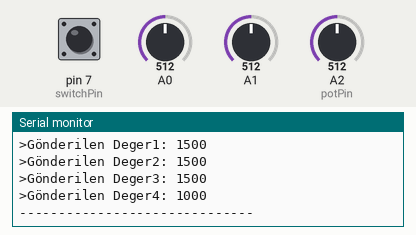
Recording of a sketch running on a simulated Arduino Uno, built with avr-gcc and run on an emulated ATmega328P. Shown: the last lines printed to the serial monitor. The test bench sets the inputs (shaded band); at power-on: A0 = 512, A1 = 512, A2 (potPin) = 512, pin 7 (switchPin) LOW.

Above: at 1.7 s.
1.8 s: A0 set to 716
3.3 s: A1 set to 716
At 3.9 s:
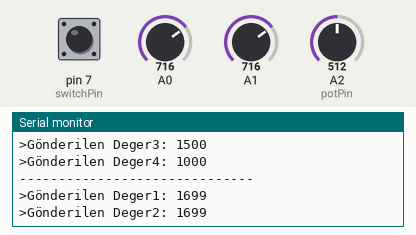
4.8 s: A2 (potPin) set to 716
At 5.6 s:
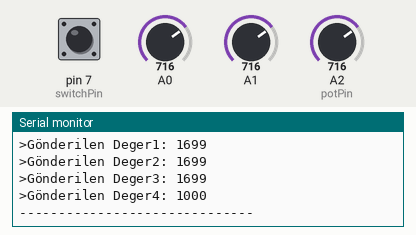
6.3 s: pin 7 (switchPin) pulled HIGH for 0.15 s
7.9 s: A0 set to 900
At 8.6 s:
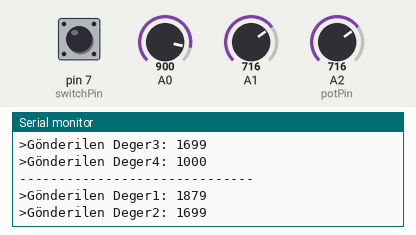
9.4 s: A1 set to 900
At 10.3 s:
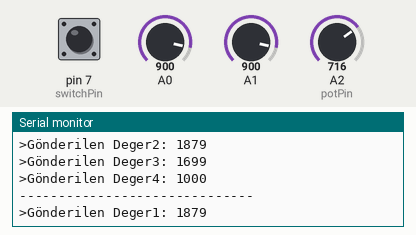
Timing chart, 0 to 11.9 s (numbered marks = the images above; inputs shaded):
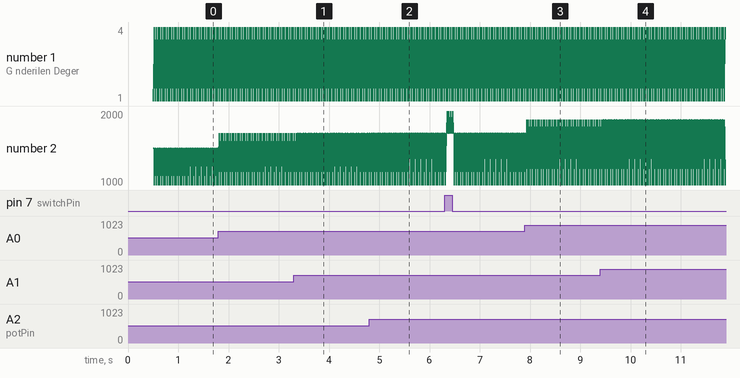

The sketch:

MASTER.ino
```cpp
#include <SoftwareSerial.h>
#define joystickX A0
#define joystickY A1
#define potPin A2

SoftwareSerial BTserial(8,9);
int switchPin = 7;
int deger1,deger2,deger3,deger4;
int veri[4], startB,stopB;
byte data[12];
int i;

void baglan(){
  BTserial.write("AT+CON3CA30891A6DC"); delay(500);
}
void gonder(){


  deger1 = analogRead(A0);
  veri[0] = map(deger1,0,1023,1000,2000);
  Serial.print(">Gönderilen Deger1: "); Serial.println(veri[0],DEC);

  deger2 = analogRead(A1);
  veri[1] = map(deger2,0,1023,1000,2000);
  Serial.print(">Gönderilen Deger2: "); Serial.println(veri[1],DEC);

  deger3 = analogRead(A2);
  veri[2] = map(deger3,0,1023,1000,2000);
  Serial.print(">Gönderilen Deger3: "); Serial.println(veri[2],DEC);

  if(digitalRead(switchPin)){
    //deger4 = 1000;
    veri[3] = 2000; //map(deger4,0,1023,1000,2000);
    Serial.print(">Gönderilen Deger4: "); Serial.println(veri[3],DEC);
  }
  else
  {
  //  deger4 = 0;
    veri[3] = 1000;//map(deger4,0,1023,1000,2000);
    Serial.print(">Gönderilen Deger4: "); Serial.println(veri[3],DEC);
  }

  Serial.println("------------------------------");

  data[0] = (startB & 0xff);
  data[1] = ((startB >> 8) & 0xff);

  data[2] = ((veri[0]) & 0xff);
  data[3] = ((veri[0] >> 8) & 0xff);

  data[4] = ((veri[1]) & 0xff);
  data[5] = ((veri[1] >> 8) & 0xff);

  data[6] = ((veri[2]) & 0xff);
  data[7] = ((veri[2] >> 8) & 0xff);

  data[8] = ((veri[3]) & 0xff);
  data[9] = ((veri[3] >> 8) & 0xff);

  data[10] = (stopB & 0xff);
  data[11] = ((stopB >> 8) & 0xff);

  BTserial.write(data, sizeof(data));
  i += 1;
}
void setup() {
  Serial.begin(38400);
  BTserial.begin(38400);
  baglan();
  pinMode(switchPin, INPUT);
  startB = 5000;
  stopB = 4500;
  i = 0;
}
void loop() {
    gonder();
}
```

Measured:
- after the input at 3.3 s, the serial monitor: prints a new line after 0.05 s (image 1)
- after the input at 4.8 s, the serial monitor: prints a new line after 0.05 s (image 2)
- after the input at 7.9 s, the serial monitor: prints a new line at once (image 3)
- after the input at 9.4 s, the serial monitor: prints a new line at once (image 4)
